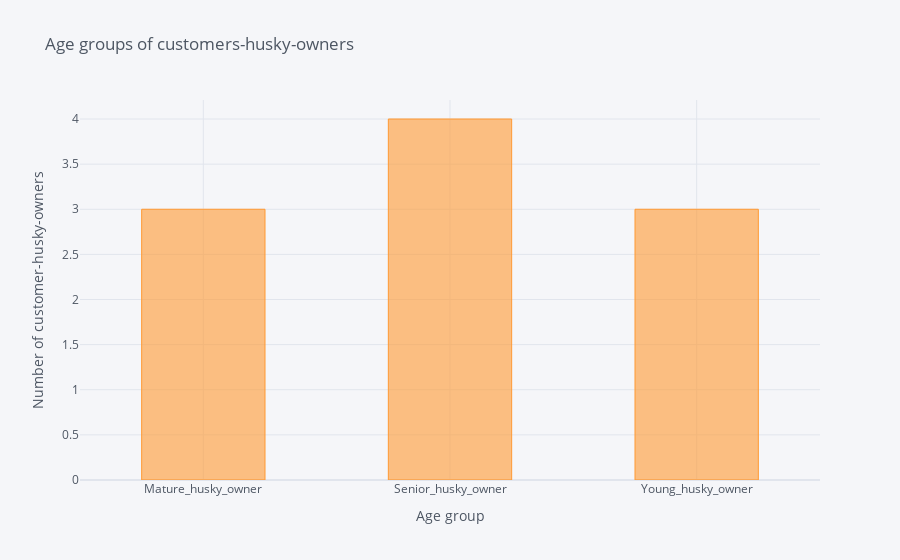

Here is the notebook cell this chart was saved with:
### Code cell
cust_husky_owners2.iplot(
    kind='bar',
    bargap=0.5,
    xTitle='Age group',
    yTitle='Number of customer-husky-owners',
    title='Age groups of customers-husky-owners')

### Figure 1 — Plotly figure (JSON) as saved in the notebook; plotly's stock layout.template omitted (floating-point values rounded to 4 significant figures)
{"data": [{"marker": {"color": "rgba(255, 153, 51, 0.6)", "line": {"color": "rgba(255, 153, 51, 1.0)", "width": 1}}, "name": "count", "orientation": "v", "text": "", "type": "bar", "x": ["Mature_husky_owner", "Senior_husky_owner", "Young_husky_owner"], "y": [3, 4, 3]}], "layout": {"bargap": 0.5, "legend": {"bgcolor": "#F5F6F9", "font": {"color": "#4D5663"}}, "paper_bgcolor": "#F5F6F9", "plot_bgcolor": "#F5F6F9", "title": {"font": {"color": "#4D5663"}, "text": "Age groups of customers-husky-owners"}, "xaxis": {"gridcolor": "#E1E5ED", "showgrid": true, "tickfont": {"color": "#4D5663"}, "title": {"font": {"color": "#4D5663"}, "text": "Age group"}, "zerolinecolor": "#E1E5ED"}, "yaxis": {"gridcolor": "#E1E5ED", "showgrid": true, "tickfont": {"color": "#4D5663"}, "title": {"font": {"color": "#4D5663"}, "text": "Number of customer-husky-owners"}, "zerolinecolor": "#E1E5ED"}}}
